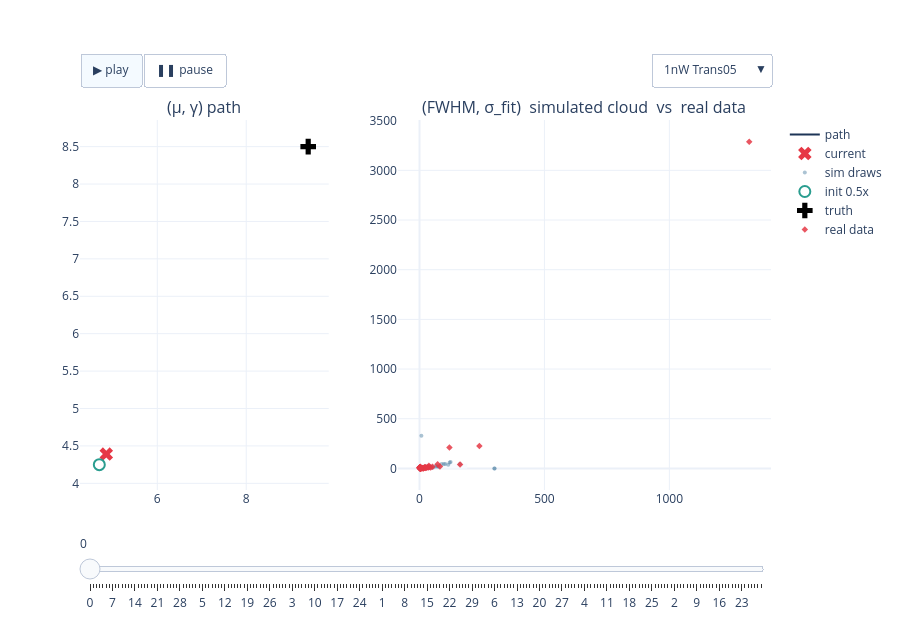

The notebook cell saved with this chart:
### Code cell
# FIG 1a — 1nW interactive: path + cloud, experiment dropdown + play/slider   (22a verbatim)
fig_1nW = build_power_figure(RESULTS, '1nW')
if fig_1nW is not None:
    _h = os.path.join(REPO_ROOT, 'notebooks', '24_realdata_accuracy', '24h-fig1a-1nW-paths-clouds.html')
    fig_1nW.write_html(_h, include_plotlyjs='cdn', config=CONFIG_PLOT)
    print('wrote', _h, f'({os.path.getsize(_h)/1e6:.1f} MB)')
    fig_1nW.show(config=CONFIG_PLOT)
